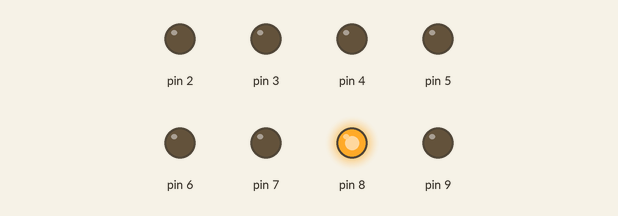
Recording of a sketch running on a simulated Arduino Uno, built with avr-gcc and run on an emulated ATmega328P. Parts: output pins drawn as LEDs (lit = HIGH).

Above: at 0.5 s.
At 1.5 s:
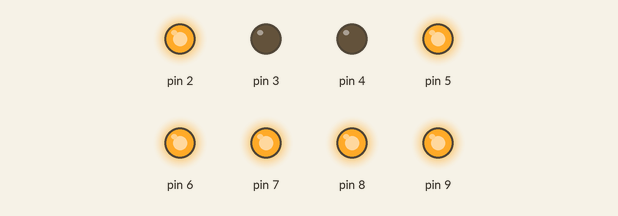
Timing chart, 0 to 3.0 s (numbered marks = the images above):
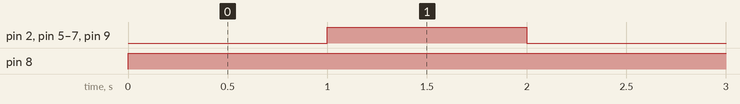

Measured:
- by itself, pin 2, pin 5–7, pin 9: alternates HIGH for 1.0 s and LOW for 1.0 s
- by itself, pin 8: LOW → HIGH at 0.00 s

The sketch:

7Segment.ino
```cpp
void setup()
{
	for(int i=2; i<=9; i++)
	{
	pinMode(i, OUTPUT);
	}
}

void loop()
{
	digitalWrite(2,LOW);
	digitalWrite(3,LOW);
	digitalWrite(4,LOW);
	digitalWrite(5,LOW);
	digitalWrite(6,LOW);
	digitalWrite(7,LOW);
	digitalWrite(8,HIGH);
	digitalWrite(9,LOW);
	delay(1000);

	digitalWrite(2,HIGH);
	digitalWrite(3,LOW);
	digitalWrite(4,LOW);
	digitalWrite(5,HIGH);
	digitalWrite(6,HIGH);
	digitalWrite(7,HIGH);
	digitalWrite(8,HIGH);
	digitalWrite(9,HIGH);
	delay(1000);


}
```
